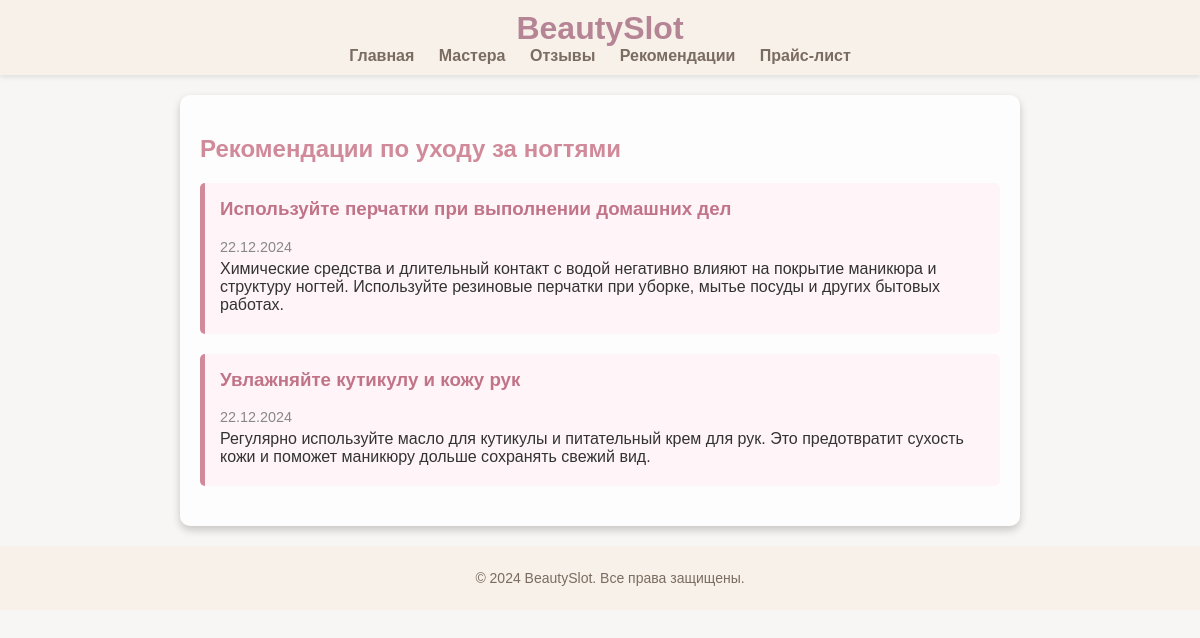
Page /recommendations on the committed database.
### appSlot.py (models this page shows, shortened)
class Recommendation(db.Model):
    id = db.Column(db.Integer, primary_key=True)
    title = db.Column(db.String(120), nullable=False)  # Название рекомендации
    date = db.Column(db.DateTime, default=datetime.utcnow)  # Дата
    content = db.Column(db.Text, nullable=False)  # Текст рекомендации

### appSlot.py (the view)
@app.route('/recommendations', methods=['GET'])
def recommendations():
    recommendations = Recommendation.query.all()  # Получаем все заметки из базы данных
    return render_template('recommendations.html', recommendations=recommendations)

### templates/recommendations.html (shortened to what this page needs)
<!DOCTYPE html>
<html lang="ru">
<head>
    <link rel="stylesheet" href="{{ url_for('static', filename='css/styles.css') }}">
</head>
<body>
    <header>
        <div class="logo">
            <h1>BeautySlot</h1>
        </div>
        <nav>
            <ul>
                <li><a href="/">Главная</a></li>
                <li><a href="masters">Мастера</a></li>
                <li><a href="reviews">Отзывы</a></li>
                <li><a href="recommendations">Рекомендации</a></li>
                <li><a href="price-list">Прайс-лист</a></li>
            </ul>
        </nav>
    </header>
    <main>
        <section class="recommendations-container">
            <h2>Рекомендации по уходу за ногтями</h2>
            {% for recommendation in recommendations %}
            <div class="recommendation">
                <h3>{{ recommendation.title }}</h3>
                <p class="date">{{ recommendation.date.strftime('%d.%m.%Y') }}</p>
                <p>{{ recommendation.content }}</p>
            </div>
            {% endfor %}
        </section>
    </main>
    <footer>
        <p>&copy; 2024 BeautySlot. Все права защищены.</p>
    </footer>
</body>
</html>

### static/css/styles.css (style rules this page uses)
body, html { margin: 0; padding: 0; height: 100%; font-family: Arial, sans-serif; color: #333; background-color: #f8f6f4; }
header { background-color: #f8f1e9; text-align: center; padding: 10px 0; box-shadow: 0 2px 5px rgba(0, 0, 0, 0.1); }
header .logo h1 { margin: 0; color: #b58495; }
nav ul { padding: 0; list-style: none; margin: 0; }
nav ul li { display: inline; margin: 0 10px; }
nav ul li a { text-decoration: none; color: #7a6c61; font-weight: bold; }
footer { text-align: center; padding: 10px; background-color: #f8f1e9; color: #7a6c61; font-size: 14px; position: sticky; bottom: 0; width: 100%; }

### templates/recommendations.html (style rules this page uses)
.recommendations-container { max-width: 800px; margin: 20px auto; padding: 20px; background-color: #fdfdfd; border-radius: 10px; box-shadow: 0 4px 8px rgba(0, 0, 0, 0.2); }
.recommendations-container h2 { color: #d18a99; margin-bottom: 20px; }
.recommendation { margin-bottom: 20px; padding: 15px; background-color: #fff5f8; border-left: 5px solid #d18a99; border-radius: 5px; }
.recommendation h3 { margin-top: 0; color: #c17488; }
.recommendation p { margin: 5px 0; color: #333; }
.recommendation .date { font-size: 0.9em; color: #888; }

### rows in the picture
Recommendation: title "Используйте перчатки при выполнении домашних дел", date "22.12.2024", content "Химические средства и длительный контакт с водой негативно влияют на покрытие маникюра и структуру ногтей. Используйте резиновые перчатки при уборке, мытье посуды и других бытовых работах."
Recommendation: title "Увлажняйте кутикулу и кожу рук", date "22.12.2024", content "Регулярно используйте масло для кутикулы и питательный крем для рук. Это предотвратит сухость кожи и поможет маникюру дольше сохранять свежий вид."
